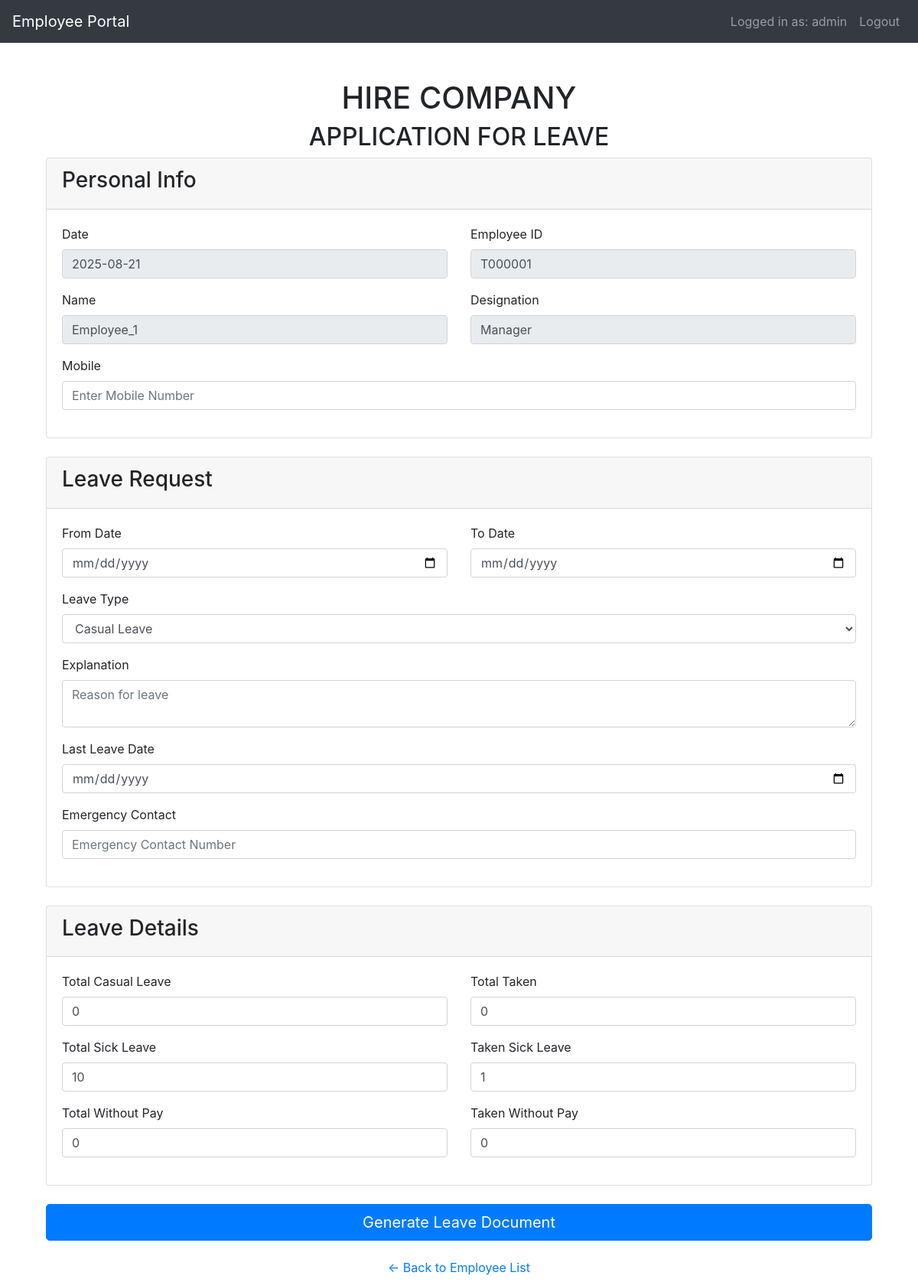
/employee/1/leave-form (signed in), run on the app's committed database.
### models.py (models this page shows, shortened)
class Employee(db.Model):
    __tablename__ = 'employees'
    id = db.Column(db.Integer, primary_key=True)
    name = db.Column(db.String(80), nullable=False)
    age = db.Column(db.Integer)
    salary = db.Column(db.Integer)
    years_in_job = db.Column(db.Integer)
    position = db.Column(db.String(80), nullable=False)

### app.py (the view)
@app.route("/employee/<int:emp_id>/leave-form", methods=["GET"])
@login_required
def leave_form(emp_id):
    employee = db.session.get(Employee, emp_id)
    if not employee:
        return jsonify({"error": "Employee not found"}), 404
    today_date = date.today().strftime("%Y-%m-%d")
    leaves = Leave.query.filter_by(employee_id=emp_id).all()
    leave_data = {
        'total_casual': 0, 'taken_casual': 0,
        'total_sick': 0, 'taken_sick': 0,
        'total_nopay': 0, 'taken_nopay': 0
    }
    for leave in leaves:
        if leave.leave_type == 'Casual Leave':
            leave_data['total_casual'] = 10
            leave_data['taken_casual'] += 1
        elif leave.leave_type == 'Sick Leave':
            leave_data['total_sick'] = 10
            leave_data['taken_sick'] += 1
        elif leave.leave_type == 'Without Pay':
            leave_data['total_nopay'] = 10
            leave_data['taken_nopay'] += 1
    return render_template("leave_application.html", employee=employee, today_date=today_date, leave_data=leave_data)

### app.py (called while the page is built)
@app.template_filter('zfill')
def zfill_filter(s, width):
    return str(s).zfill(width)

def login_required(f):
    @wraps(f)
    def wrap(*args, **kwargs):
        if 'logged_in' in session:
            return f(*args, **kwargs)
        else:
            return redirect(url_for('login'))
    return wrap

### templates/leave_application.html (shortened to what this page needs)
{% extends "base.html" %}
{% block content %}
<div class="container mt-4">
    <h1 class="text-center">HIRE COMPANY</h1>
    <h2 class="text-center">APPLICATION FOR LEAVE</h2>
    <form action="{{ url_for('generate_leave_doc') }}" method="POST">
        <div class="card mb-4">
            <div class="card-header">
                <h3>Personal Info</h3>
            </div>
            <div class="card-body">
                <div class="row">
                    <div class="col-md-6 form-group">
                        <label>Date</label>
                        <input type="text" class="form-control" value="{{ today_date }}" readonly>
                    </div>
                    <div class="col-md-6 form-group">
                        <label>Employee ID</label>
                        <input type="text" class="form-control" value="T{{ employee.id|string|zfill(6) }}" readonly>
                    </div>
                </div>
                <div class="row">
                    <div class="col-md-6 form-group">
                        <label>Name</label>
                        <input type="text" class="form-control" value="{{ employee.name }}" readonly>
                    </div>
                    <div class="col-md-6 form-group">
                        <label>Designation</label>
                        <input type="text" class="form-control" value="{{ employee.position }}" readonly>
                    </div>
                </div>
                <div class="form-group">
                    <label>Mobile</label>
                    <input type="text" class="form-control" name="mobile" placeholder="Enter Mobile Number" required>
                </div>
            </div>
        </div>
        <div class="card mb-4">
            <div class="card-header">
                <h3>Leave Request</h3>
            </div>
            <div class="card-body">
                <div class="row">
                    <div class="col-md-6 form-group">
                        <label>From Date</label>
                        <input type="date" class="form-control" name="start_date" required>
                    </div>
                    <div class="col-md-6 form-group">
                        <label>To Date</label>
                        <input type="date" class="form-control" name="end_date" required>
                    </div>
                </div>
                <div class="form-group">
                    <label>Leave Type</label>
                    <select class="form-control" name="leave_type" required>
                        <option value="Casual Leave">Casual Leave</option>
                    </select>
                </div>
                <div class="form-group">
                    <label>Explanation</label>
                    <textarea class="form-control" name="explanation" placeholder="Reason for leave" required></textarea>
                </div>
                <div class="form-group">
                    <label>Last Leave Date</label>
                    <input type="date" class="form-control" name="last_leave_date">
                </div>
                <div class="form-group">
                    <label>Emergency Contact</label>
                    <input type="text" class="form-control" name="emergency_contact" placeholder="Emergency Contact Number" required>
                </div>
            </div>
        </div>
        <div class="card mb-4">
            <div class="card-header">
                <h3>Leave Details</h3>
            </div>
            <div class="card-body">
                <div class="row">
                    <div class="col-md-6 form-group">
                        <label>Total Casual Leave</label>
                        <input type="text" class="form-control" name="total_casual" value="{{ leave_data.total_casual }}">
                    </div>
                    <div class="col-md-6 form-group">
                        <label>Total Taken</label>
                        <input type="text" class="form-control" name="taken_casual" value="{{ leave_data.taken_casual }}">
                    </div>
                </div>
                <div class="row">
                    <div class="col-md-6 form-group">
                        <label>Total Sick Leave</label>
                        <input type="text" class="form-control" name="total_sick" value="{{ leave_data.total_sick }}">
                    </div>
                    <div class="col-md-6 form-group">
                        <label>Taken Sick Leave</label>
                        <input type="text" class="form-control" name="taken_sick" value="{{ leave_data.taken_sick }}">
                    </div>
                </div>
                <div class="row">
                    <div class="col-md-6 form-group">
                        <label>Total Without Pay</label>
                        <input type="text" class="form-control" name="total_nopay" value="{{ leave_data.total_nopay }}">
                    </div>
                    <div class="col-md-6 form-group">
                        <label>Taken Without Pay</label>
                        <input type="text" class="form-control" name="taken_nopay" value="{{ leave_data.taken_nopay }}">
                    </div>
                </div>
            </div>
        </div>
        <button type="submit" class="btn btn-primary btn-lg btn-block">Generate Leave Document</button>
    </form>
    <a href="{{ url_for('list_employees') }}" class="btn btn-link btn-block mt-3">← Back to Employee List</a>
</div>
{% endblock %}

### templates/base.html (style rules this page uses)
body { padding-top: 5rem; }

### data on the page
Employee: id|zfill "T000001", name "Employee_1", position "Manager"

### other printed values
{{ session['username'] }} "admin"
